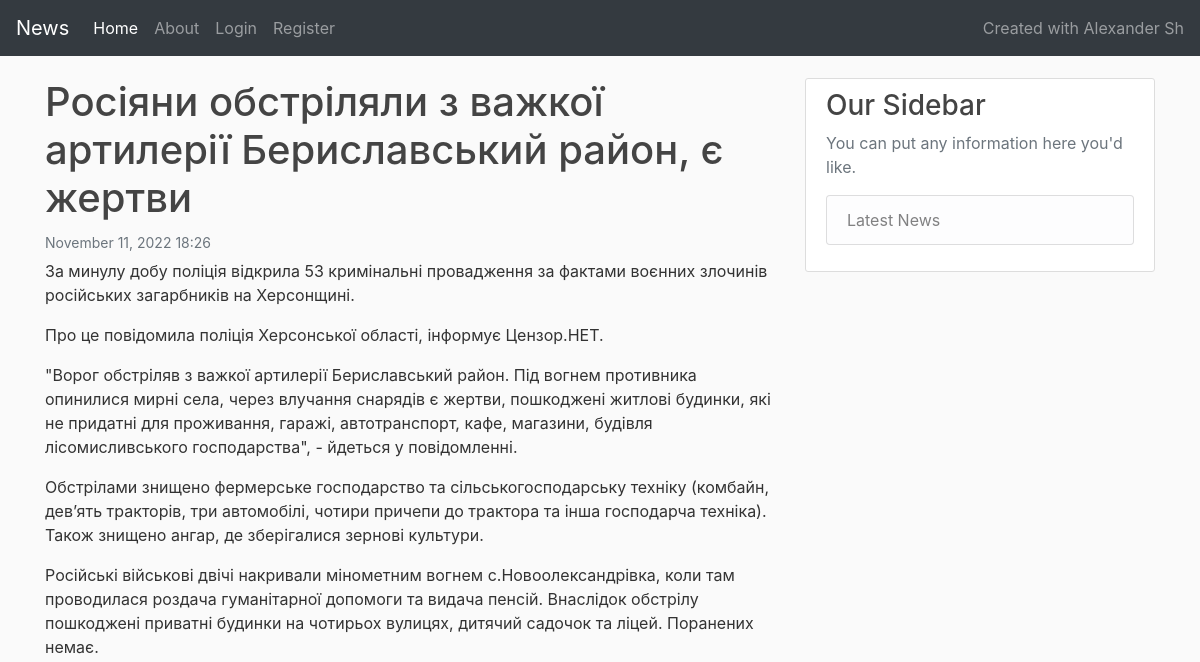
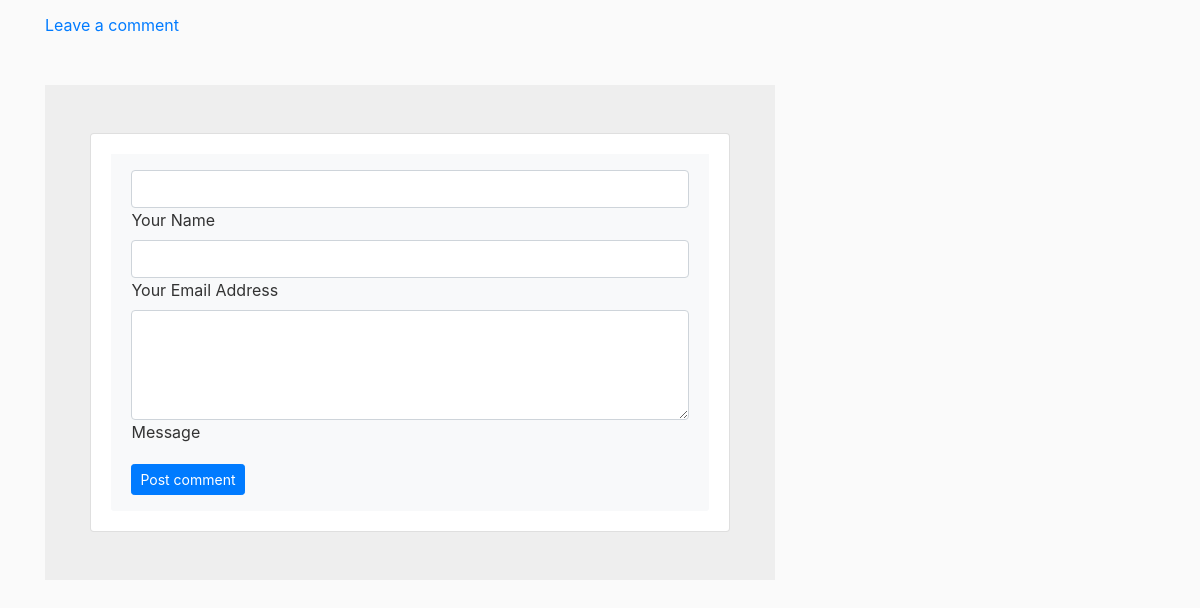
/content/3/, run on an earlier commit of the app's database (2 pictures, top to bottom).
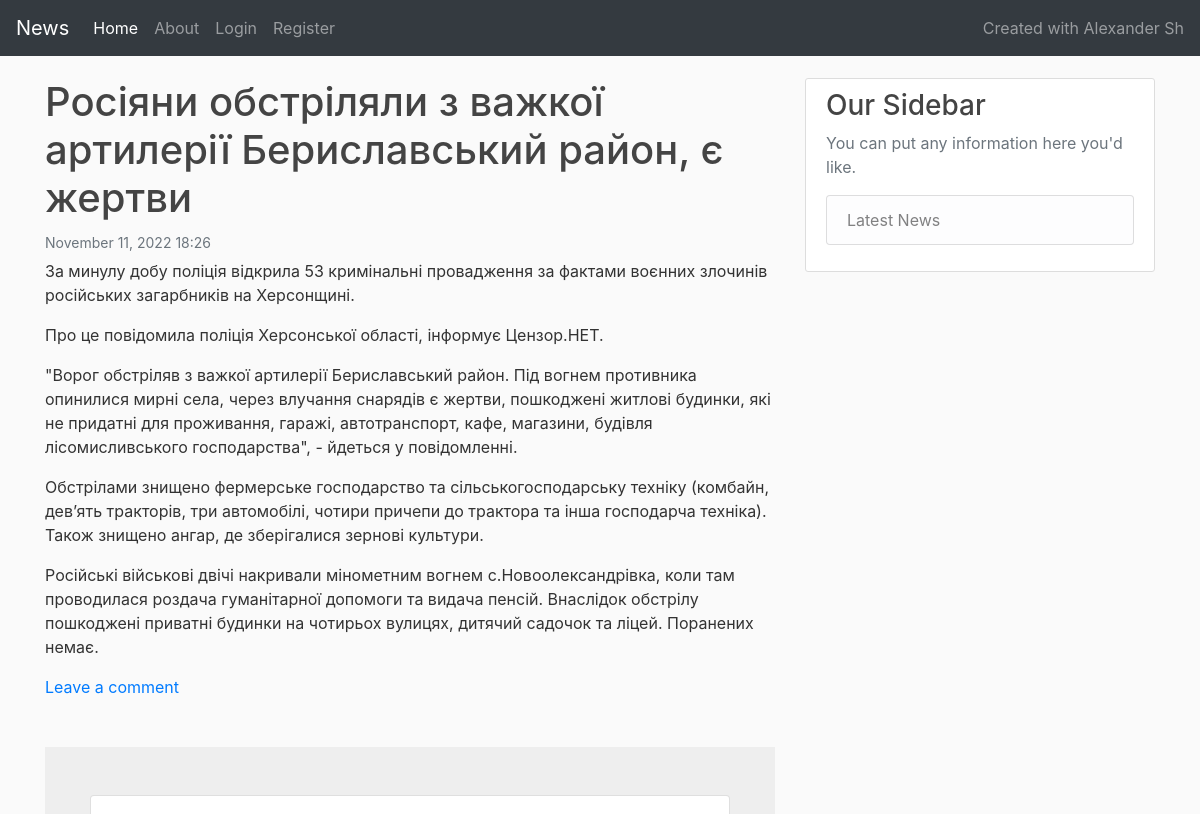
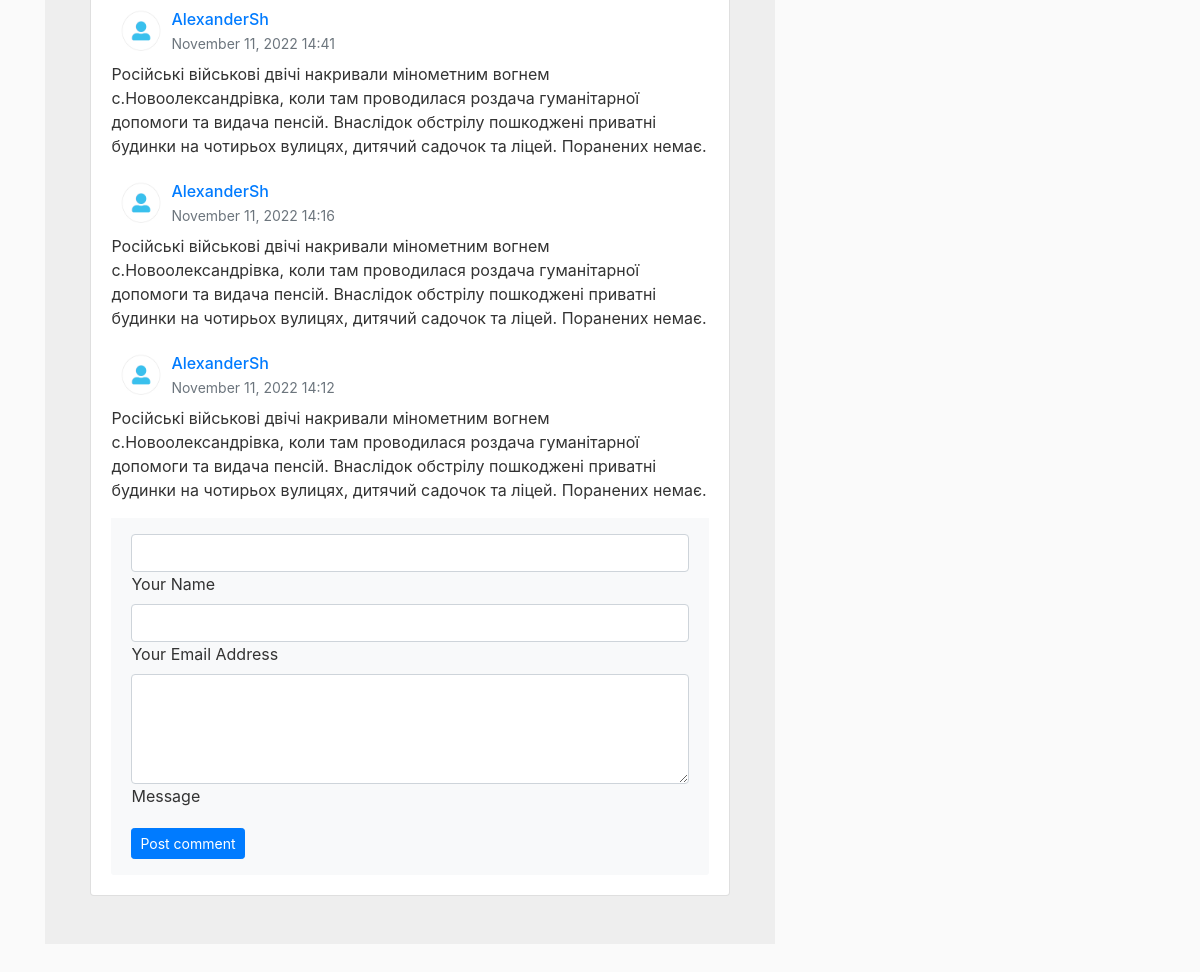
And on a later commit of the database (2 pictures, top to bottom).
### content/models.py (models this page shows, shortened)
class Entry(models.Model):
    title = models.CharField(max_length=100)
    content = models.TextField()
    created_at = models.DateTimeField(default=timezone.now)
    updated_at = models.DateTimeField(default=timezone.now)
    class Meta:
        db_table = "base_entry"

### comment/models.py (models this page shows)
class Comment(models.Model):
    author = models.CharField(max_length=200)
    comment = models.TextField()
    approved = models.BooleanField(default=False)
    entry = models.ForeignKey(
        Entry,
        on_delete=models.CASCADE,
        related_name='comments',
    )
    created_at = models.DateTimeField(default=timezone.now)
    class Meta:
        db_table = 'base_comment'

### content/views.py (the view)
# urls.py: path('content/<int:id>/', views.show, name='show'),
def show(request, id):
    comments = Comment.objects.filter(entry_id=id, approved=True).order_by('-created_at')
    try:
        entry = Entry.objects.get(id=id)
    except (Entry.DoesNotExist):
        return render(request, 'errors/404.html', status=404)
    context = {
        'entry': entry,
        'title': entry.title,
        'comments': comments,
    }
    return render(request, 'show.html', context)

### content/templates/show.html
{% extends "index.html" %}
{% block content %}
    <small class="text-muted">{{ entry.created_at|date:"F d, Y H:i" }}</small>
    <p class="article-content">{{ entry.content|linebreaks|urlize }}</p>
    <p>
        <a href="#comment-form">Leave a comment</a>
    </p>
    {% include 'comment.html' %}
{% endblock content %}

### base/templates/index.html (shortened to what this page needs)
{% load static %}
<!DOCTYPE html>
<html lang="en">
<head>
    <link rel="stylesheet" href="https://cdn.jsdelivr.net/npm/bootstrap@4.6.1/dist/css/bootstrap.min.css">
    <link rel="stylesheet" href="{% static 'news/main.css' %}">
</head>
<body>
    <nav class="navbar navbar-expand-lg navbar-dark bg-dark">
        <a class="navbar-brand" href="{% url 'index' %}">News</a>
        <div class="collapse navbar-collapse" id="navbarText">
          <ul class="navbar-nav mr-auto">
            <li class="nav-item active">
                <a class="nav-link" href="{% url 'index' %}">Home <span class="sr-only">(current)</span></a>
            </li>
            <li class="nav-item">
                <a class="nav-link" href="{% url 'about' %}">About</a>
            </li>
            {% if user.is_authenticated %}
                <li class="nav-item">
                  <a class="nav-link" href="{% url 'profile' %}">Profile</a>
                </li>
                <li class="nav-item">
                  <a class="nav-link" href="{% url 'logout' %}">Logout</a>
                </li>
                {% else %}
                <li class="nav-item">
                  <a class="nav-link" href="{% url 'login' %}">Login</a>
                </li>
                <li class="nav-item">
                  <a class="nav-link" href="{% url 'register' %}">Register</a>
                </li>
            {% endif %}
          </ul>
          <span class="navbar-text">
            Created with Alexander Sh
          </span>
        </div>
      </nav>
    <main role="main" class="container">
      <div class="row">
        <div class="col-md-8">
            {% if title %}
                <h1>{{ title }}</h1>
            {% endif %}
            {% block content %}{% endblock %}
        </div>
        <div class="col-md-4">
          <div class="content-section">
            <h3>Our Sidebar</h3>
            <p class='text-muted'>You can put any information here you'd like.
              <ul class="list-group">
                <li class="list-group-item list-group-item-light">Latest News</li>
              </ul>
            </p>
          </div>
        </div>
      </div>
    </main>
</body>
</html>

### content/templates/comment.html (shortened to what this page needs)
{% load static %}
<section style="background-color: #eee;">
    <div class="container my-5 py-5">
        <div class="row d-flex justify-content-center">
            <div class="col-md-12 col-lg-10 col-xl-11">
                <div class="card">
                    <div class="card-body" id="comments">
                        {% for comment in comments %}
                        <div class="d-flex flex-start align-items-center" id="comment-{{ comment.id }}">
                            <img class="rounded-circle shadow-1-strong me-3"
                                 src="{% static 'images/AwxR.png' %}" alt="avatar" width="60"
                                 height="60"/>
                            <div>
                                <h6 class="fw-bold text-primary mb-1">{{ comment.author }}</h6>
                                <p class="text-muted small mb-0">
                                    {{ comment.created_at|date:"F d, Y H:i" }}
                                </p>
                            </div>
                        </div>
                        {{ comment.comment|linebreaks|urlize }}
                        {% endfor %}
                        <form method="post" id="comment-form" action="{{ request.build_absolute_uri }}comment/">
                            <div class="card-footer py-3 border-0" style="background-color: #f8f9fa;">
                                <div class="d-flex flex-start w-100">
                                    <div class="form-outline w-100">
                                        <input type="text" name="author" class="form-control" id="author" value="{{ request.user.username }}"{% if request.user.username %} readonly="readonly"{% else %} required=""{% endif %}>
                                        <label class="form-label" for="author">Your Name</label>
                                    </div>
                                </div>
                                <div class="d-flex flex-start w-100">
                                    <div class="form-outline w-100">
                                        <input type="text" name="email" class="form-control" id="email" value="{{ request.user.email }}"{% if request.user.email %} readonly="readonly"{% else %} required=""{% endif %}>
                                        <label class="form-label" for="email">Your Email Address</label>
                                    </div>
                                </div>
                                <div class="d-flex flex-start w-100">
                                    <div class="form-outline w-100">
                                        <textarea class="form-control" id="comment" rows="4" name="message"
                                                  style="background: #fff;" required=""></textarea>
                                        <label class="form-label" for="comment">Message</label>
                                    </div>
                                </div>
                                <div class="float-end mt-2 pt-1">
                                    <button type="submit" class="btn btn-primary btn-sm">Post comment</button>
                                </div>
                            </div>
                        </form>
                    </div>
                </div>
            </div>
        </div>
    </div>
</section>

### base/static/news/main.css (style rules this page uses)
body { background: #fafafa; color: #333333; }
h1, h2, h3, h4, h5, h6 { color: #444444; }
ul { margin: 0; }
.navbar { margin-bottom: 1.4rem; color: #ffffff; }
.content-section { background: #ffffff; padding: 10px 20px; border: 1px solid #ddd; border-radius: 3px; margin-bottom: 20px; }
.article-content { margin-bottom: 5px; }

What changed in the data, as far as the page shows it:
added Comment: author "AlexanderSh", created_at "November 11, 2022 14:41", comment "Російські військові двічі накривали мінометним вогнем с.Новоолександрівка, коли там проводилася роздача гуманітарної допомоги та видача пенсій. Внаслідок обстрілу пошкоджені приватні будинки на чотирьох вулицях, дитячий садочок та ліцей. Поранених немає."
added Comment: author "AlexanderSh", created_at "November 11, 2022 14:16", comment "Російські військові двічі накривали мінометним вогнем с.Новоолександрівка, коли там проводилася роздача гуманітарної допомоги та видача пенсій. Внаслідок обстрілу пошкоджені приватні будинки на чотирьох вулицях, дитячий садочок та ліцей. Поранених немає."
added Comment: author "AlexanderSh", created_at "November 11, 2022 14:12", comment "Російські військові двічі накривали мінометним вогнем с.Новоолександрівка, коли там проводилася роздача гуманітарної допомоги та видача пенсій. Внаслідок обстрілу пошкоджені приватні будинки на чотирьох вулицях, дитячий садочок та ліцей. Поранених немає."
